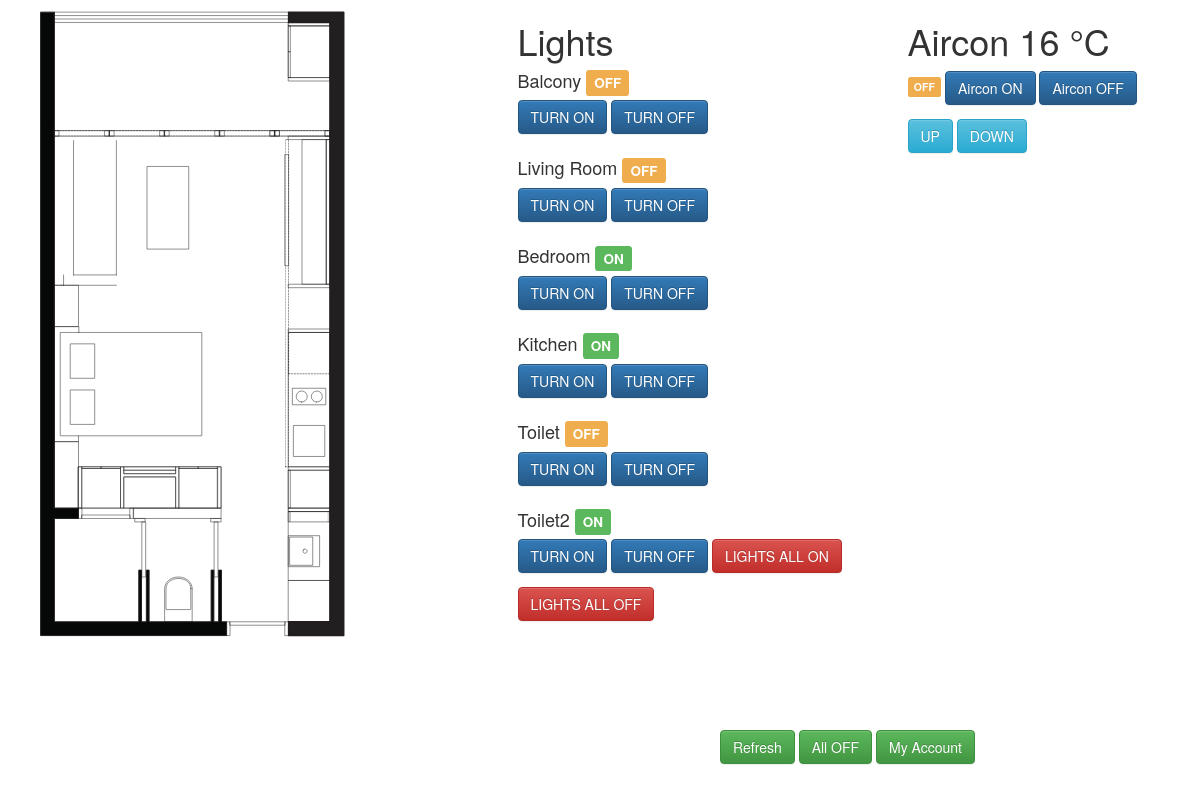
Before: /indiv/ with the older database file.
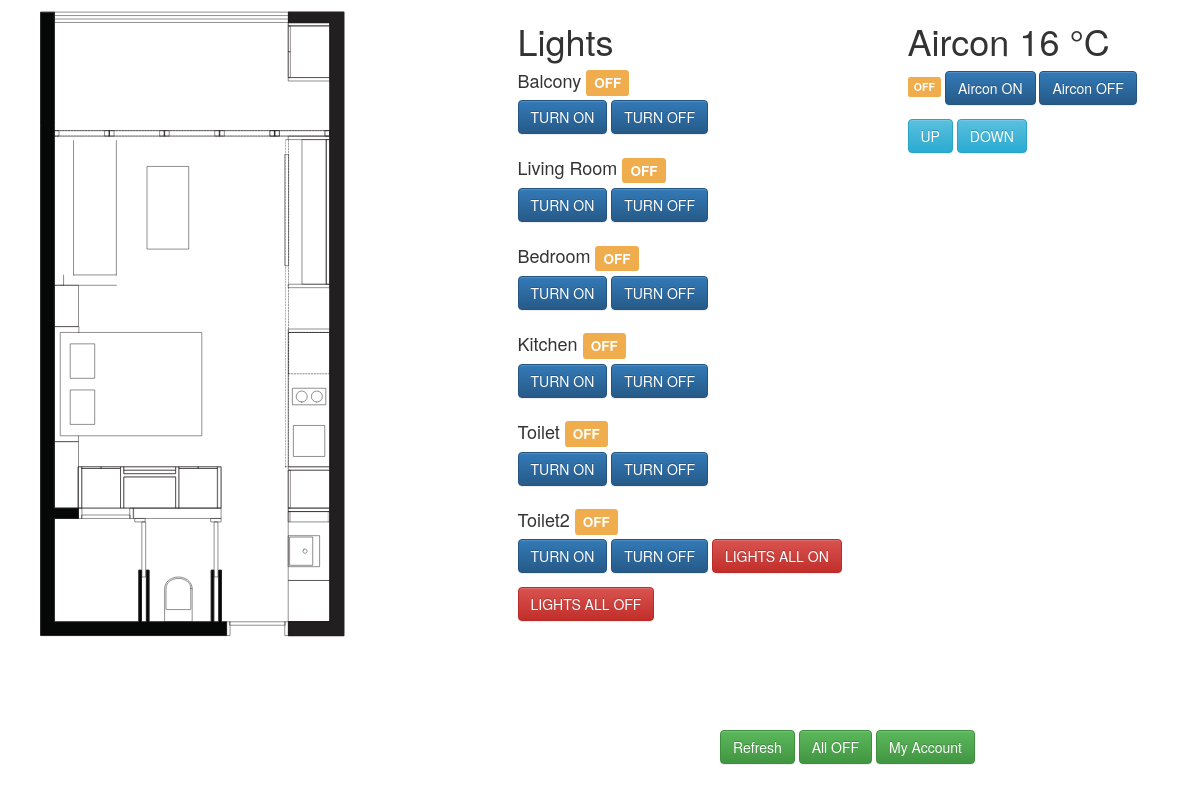
After: the same page with the newer database file.
### BanyanApp/models.py (models this page shows, shortened)
class Light(models.Model):
    state = models.BooleanField(default=False)
    value = models.IntegerField(default=0, validators=[MaxValueValidator(100)])
    room = models.CharField(max_length=50)
    pin = models.IntegerField(default=0)

### BanyanApp/views.py (the view, shortened to what this page needs)
# urls.py: url(r'^indiv/$', indiv),
def indiv(request):
    lights = Light.objects.all()
    air = Air.objects.all()[0]
    context = {"dict": {"lights":lights}, "air":air}
    return render(request, "indiv.html", context)

### templates/indiv.html (shortened to what this page needs)
{% extends 'application.html' %}
{% block content %}
<div id=menu>
  <a href="/indiv/">
    <input type="button" value="Refresh" class="btn btn-success">
  </a>
  <a href="/indiv/">
    <input type="button" value="All OFF" class="btn btn-success">
  </a>
  <a href="/indiv/">
    <input type="button" value="My Account" class="btn btn-success">
  </a>
</div>
<div class="content container">
  <div class="row">
    <div class="col-sm-5">
      <img src="/static/img/floorplan.svg" class="floorplan">
    </div>
    <div class="col-sm-4">
      {% for key,value in dict.items %}
        <h1> {{key|title}}</h1>
        {% for item in value %}
          <h4> {{item.room}}
          {% if item.state %}
            <span class="label label-success">ON</span>
          {% else %}
            <span class="label label-warning">OFF</span>
          {% endif %}
          </h4>
          <form action="/indiv/" method="post" class="inline">
            <input type="submit" value="TURN ON" class="btn btn-primary">
          </form>
          <form action="/indiv/" method="post" class="inline">
            <input type="submit" value="TURN OFF" class="btn btn-primary">
          </form>
        {% endfor %}
      {% endfor %}
      <form action="/indiv/" method="post" class="inline">
        <input type="submit" value="LIGHTS ALL ON" class="btn btn-danger">
      </form>
      <form action="/indiv/" method="post" class="inline">
        <input type="submit" value="LIGHTS ALL OFF" class="btn btn-danger">
      </form>
    </div>
    <div class="col-sm-3">
      <h1>Aircon {{air.value}} °C</h1>
      {% if air.state %}
        <span class="label label-success">ON</span>
      {% else %}
        <span class="label label-warning">OFF</span>
      {% endif %}
      <form action="/indiv/" method="post" class="inline">
        <input type="submit" value="Aircon ON" class="btn btn-primary">
      </form>
      <form action="/indiv/" method="post" class="inline">
        <input type="submit" value="Aircon OFF" class="btn btn-primary">
      </form>
      <form action="/indiv/" method="post" class="inline">
        <input type="submit" value="UP" class="btn btn-info">
      </form>
      <form action="/indiv/" method="post" class="inline">
        <input type="submit" value="DOWN" class="btn btn-info">
      </form>
    </div>
  </div>
</div>
{% endblock %}

Changed rows visible on the page:
changed Light "Bedroom": state True → False (drawn)
changed Light "Kitchen": state True → False (drawn)
changed Light "Toilet2": state True → False (drawn)
Other visible differences:
list line gone: "ON"
new list line: "OFF"
